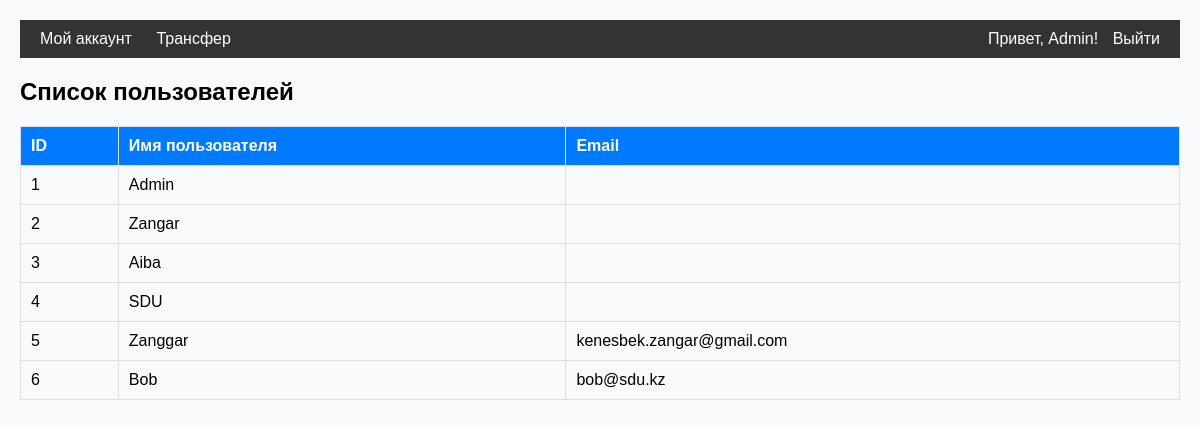
/users/ (signed in), run on an earlier commit of the app's database.
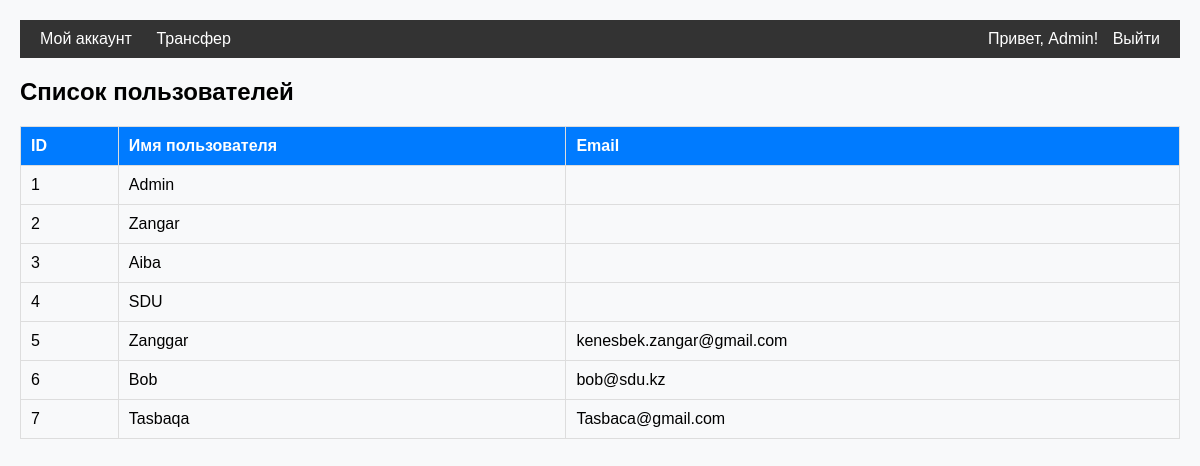
And on a later commit of the database.
### users/models.py (models this page shows, shortened)
class UserAccount(AbstractUser):
    balance = models.DecimalField(max_digits=10, decimal_places=2, default=0.00)
    deposit = models.DecimalField(max_digits=10, decimal_places=2, default=0.00)
    is_admin = models.BooleanField(default=False)
    is_manager = models.BooleanField(default=False)
    is_customer = models.BooleanField(default=True)

### users/views.py (the view)
# urls.py: path('users/', views.user_list, name='user_list'),
@login_required
def user_list(request):
    if not request.user.is_superuser:
        messages.error(request, "Доступ запрещён!")
        return redirect("home")
    users = UserAccount.objects.all().only('id', 'username', 'email')  # НЕ передаем баланс
    return render(request, 'users/user_list.html', {'users': users})

### users/templates/users/user_list.html (shortened to what this page needs)
{% extends 'users/base.html' %}
{% block content %}
<h2>Список пользователей</h2>
<table border="1">
    <tr>
        <th>ID</th>
        <th>Имя пользователя</th>
        <th>Email</th>
    </tr>
    {% for user in users %}
    <tr>
        <td>{{ user.id }}</td>
        <td>{{ user.username }}</td>
        <td>{{ user.email }}</td>
    </tr>
    {% endfor %}
</table>
{% endblock %}

### users/templates/users/base.html (shortened to what this page needs)
<!DOCTYPE html>
    {% load static %}
<html lang="ru">
<head>
    <link rel="stylesheet" href="{% static 'css/styles.css' %}">
</head>
<body>
    <div class="navbar">
        <div>
            <a href="{% url 'profile' %}">Мой аккаунт</a>
            <a href="{% url 'transfer' %}">Трансфер</a>
        </div>
        <div>
            {% if user.is_authenticated %}
                <span>Привет, {{ user.username }}!</span>
                <a href="{% url 'logout' %}">Выйти</a>
            {% else %}
                <a href="{% url 'login' %}">Войти</a>
            {% endif %}
        </div>
    </div>
    <div>
        {% block content %}{% endblock %}
    </div>
</body>
</html>

### static/css/styles.css (style rules this page uses)
body { font-family: Arial, sans-serif; margin: 20px; background-color: #f8f9fa; }
.navbar { background: #333; color: white; padding: 10px; display: flex; justify-content: space-between; }
.navbar a { color: white; text-decoration: none; margin: 0 10px; }
table { width: 100%; border-collapse: collapse; margin-top: 15px; }
table, th, td { border: 1px solid #ddd; }
th, td { padding: 10px; text-align: left; }
th { background-color: #007bff; color: white; }

### users/templates/users/base.html (style rules this page uses)
body { font-family: Arial, sans-serif; margin: 20px; }
.navbar { background: #333; color: white; padding: 10px; display: flex; justify-content: space-between; }
.navbar a { color: white; text-decoration: none; margin: 0 10px; }

What changed in the data, as far as the page shows it:
added UserAccount: id "7", username "Tasbaqa", email "Tasbaca@gmail.com"
